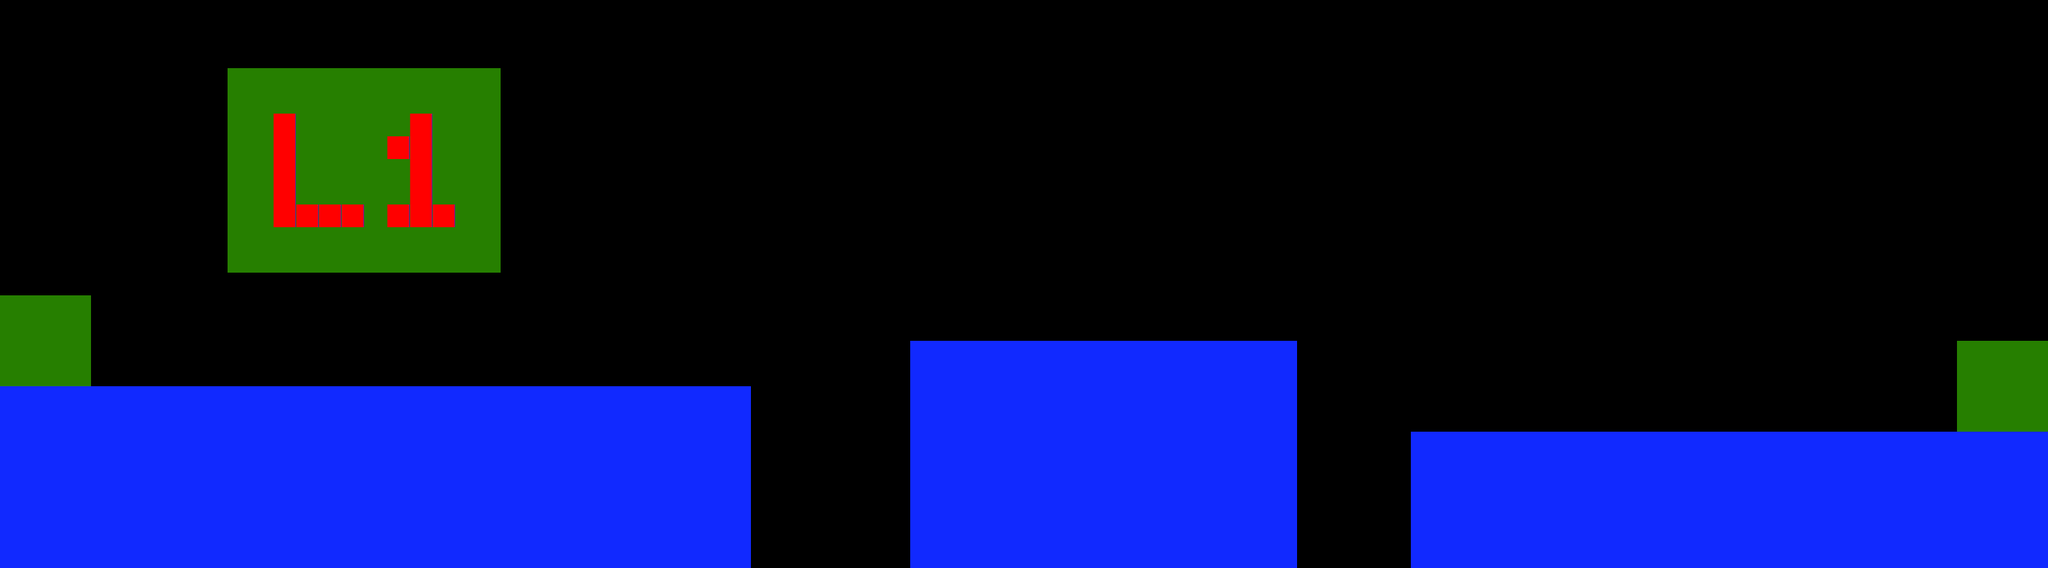

Rendered tile map (Tiled .tmx) drawn with the repository's tilesets; below, a short description and the map source with its tile grids summarised:
An orthogonal 90x25 tile map with 32x32 px tiles, 1 tile layer (Textures), 2 tilesets and 9 objects (4x Scenery, 3x Platform, Spawn, Exit).

<map version="1.0" orientation="orthogonal" renderorder="right-down" width="90" height="25" tilewidth="32" tileheight="32" nextobjectid="13">
 <tileset firstgid="1" name="tile_set" tilewidth="32" tileheight="32" tilecount="3">
  <image source="Tiles/tile_set.png" width="96" height="32" />
 </tileset>
 <tileset firstgid="4" name="temp_ground" tilewidth="32" tileheight="32" tilecount="9">
  <image source="Tiles/groundTileset.png" width="288" height="32" />
 </tileset>
 <layer name="Textures" width="90" height="25">
  <data>[2250 cells, 742 non-empty, 3 distinct tile ids]</data>
 </layer>
 <objectgroup name="Terrain">
  <properties>
   <property name="h" value="" />
   <property name="w" value="" />
   <property name="x" value="" />
   <property name="y" value="" />
  </properties>
  <object id="1" name="pf_1" type="Platform" x="0" y="544" width="1063" height="256">
   <properties>
    <property name="h" value="256" />
    <property name="w" value="1063" />
    <property name="x" value="0" />
    <property name="y" value="544" />
   </properties>
  </object>
  <object id="2" name="pf_3" type="Platform" x="1984" y="608" width="893" height="196">
   <properties>
    <property name="h" value="196" />
    <property name="w" value="893" />
    <property name="x" value="1984" />
    <property name="y" value="608" />
   </properties>
  </object>
  <object id="3" name="pf_2" type="Platform" x="1282" y="480" width="537" height="324">
   <properties>
    <property name="h" value="324" />
    <property name="w" value="537" />
    <property name="x" value="1282" />
    <property name="y" value="480" />
   </properties>
  </object>
 </objectgroup>
 <objectgroup name="Player_Data">
  <object id="4" name="Start Level" type="Spawn" x="32" y="448" width="64" height="64">
   <properties>
    <property name="h" value="64" />
    <property name="label" value="Spawn" />
    <property name="w" value="64" />
    <property name="x" value="32" />
    <property name="y" value="448" />
   </properties>
  </object>
  <object id="5" name="End Level" type="Exit" x="2784" y="512" width="64" height="64">
   <properties>
    <property name="h" value="64" />
    <property name="label" value="Exit" />
    <property name="w" value="64" />
    <property name="x" value="2784" />
    <property name="y" value="512" />
   </properties>
  </object>
 </objectgroup>
 <objectgroup name="Background">
  <object id="8" name="Clouds" type="Scenery" x="16" y="16">
   <properties>
    <property name="filename" value="Clouds" />
    <property name="x" value="0" />
    <property name="y" value="0" />
    <property name="z" value="0.6" />
   </properties>
  </object>
  <object id="9" name="Mountains" type="Scenery" x="48" y="16">
   <properties>
    <property name="filename" value="Mountains" />
    <property name="x" value="0" />
    <property name="y" value="0" />
    <property name="z" value="0.4" />
   </properties>
  </object>
  <object id="11" name="Trees" type="Scenery" x="80" y="16">
   <properties>
    <property name="filename" value="Trees" />
    <property name="x" value="0" />
    <property name="y" value="100" />
    <property name="z" value="0.8" />
   </properties>
  </object>
 </objectgroup>
 <objectgroup name="Foreground">
  <object id="12" name="Test" type="Scenery" x="16" y="48">
   <properties>
    <property name="filename" value="foreground" />
    <property name="x" value="0" />
    <property name="y" value="0" />
    <property name="z" value="0" />
   </properties>
  </object>
 </objectgroup>
</map>
